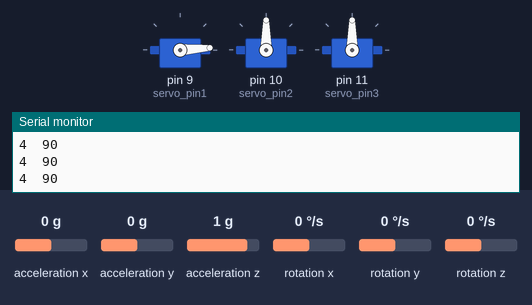
Bench run of a sketch on a simulated Arduino Uno, built with avr-gcc and run on an emulated ATmega328P. Shown: 3 × servo, the last lines printed to the serial monitor. Inputs (shaded band) come from the test bench; at power-on: acceleration y 0 g, acceleration z 1 g, acceleration x 0 g, rotation x 0 °/s, rotation y 0 °/s, rotation z 0 °/s.

Above: at 3.2 s.
3.3 s: acceleration y set to -1.4 g
At 4.3 s:
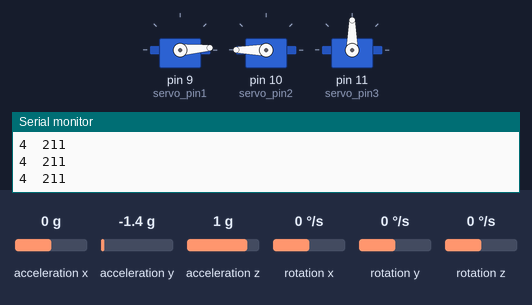
4.9 s: acceleration z set to -1.4 g
At 6.1 s:
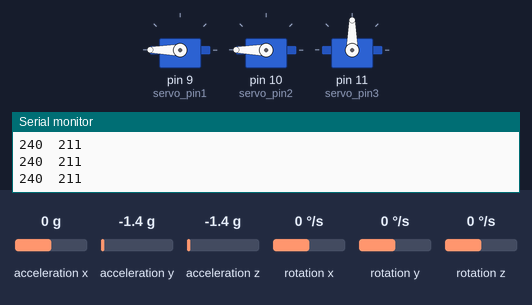
6.4 s: acceleration y set to -0.8 g
At 7.7 s:
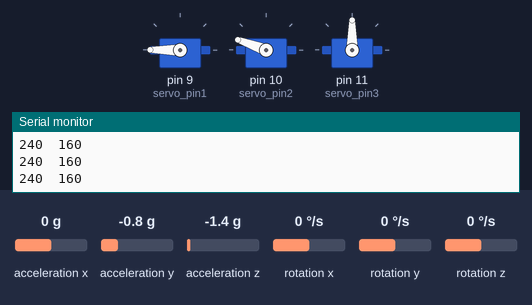
8.0 s: acceleration z set to 0 g
At 8.6 s:
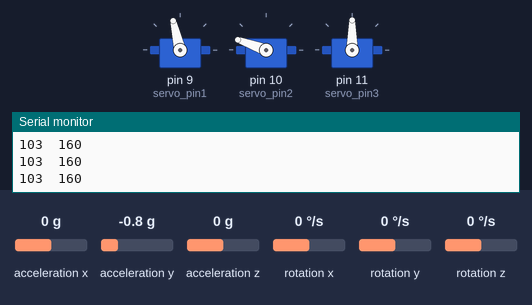
9.5 s: acceleration y set to 0 g
At 10.2 s:
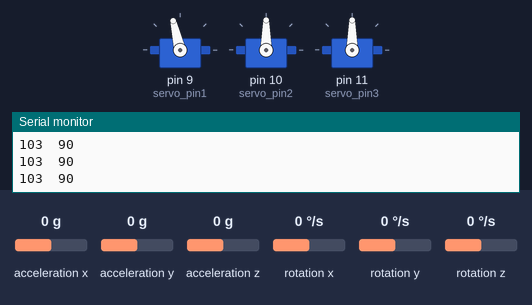
11.0 s: acceleration z set to -0.8 g
At 12.0 s:
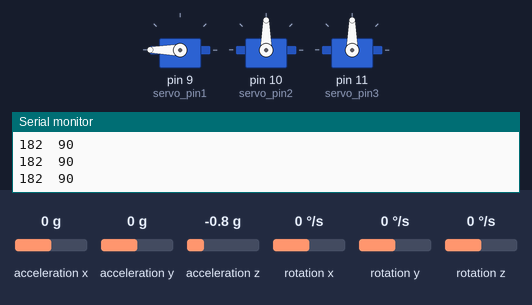
Timing chart, 0 to 13.5 s (numbered marks = the images above; inputs shaded):
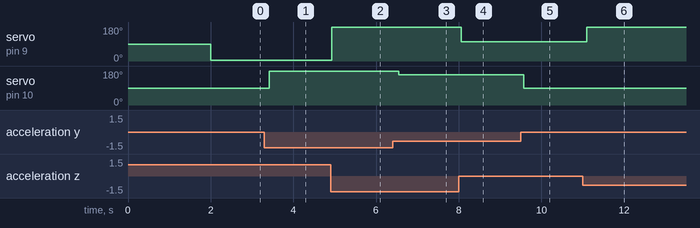

The sketch:

two_axis_self_balancing_robot.ino
```cpp
#include <Wire.h>
#include <MPU6050.h>
#include <Servo.h>

Servo s1,s2,s3;

const int servo_pin1 = 9;
const int servo_pin2  = 10;
const int servo_pin3  = 11;

MPU6050 sensor;

int16_t ax, ay, az ;
int16_t gx, gy, gz ;

void setup()
{
  Wire.begin ( );
  Serial.begin  (9600);

  s1.attach(servo_pin1);
  s2.attach(servo_pin2);
  s3.attach(servo_pin3);

  Serial.println  ( "Initializing the sensor" );
  sensor.initialize ( );

  Serial.println (sensor.testConnection ( ) ? "Successfully Connected" : "Connection failed");
  delay (1000);

  Serial.println ( "Taking Values from the sensor" );
  delay (1000);
}


void loop()
{
  sensor.getMotion6 (&ax, &ay, &az, &gx, &gy, &gz);
  ay = map (ay, -17000, 17000, 180, 0) ;
  az = map (az, -17000, 17000, 205, 0) ;
  Serial.print(az);
  Serial.print("\t");
  Serial.print(ay);
  Serial.println("\t");
  s1.write(az);
  delay(50);
  s2.write(ay);
  delay(50);
}
```

Measured:
- after the input at 3.3 s, servo on pin 10 (servo_pin2): 90° → 180° after 0.11 s
- after the input at 4.9 s, servo on pin 9 (servo_pin1): 4° → 180° at once
- after the input at 6.4 s, servo on pin 10 (servo_pin2): 180° → 160° after 0.15 s
- after the input at 8.0 s, servo on pin 9 (servo_pin1): 180° → 103° after 0.07 s
- after the input at 9.5 s, servo on pin 10 (servo_pin2): 160° → 90° after 0.08 s
- after the input at 11.0 s, servo on pin 9 (servo_pin1): 103° → 180° after 0.10 s
